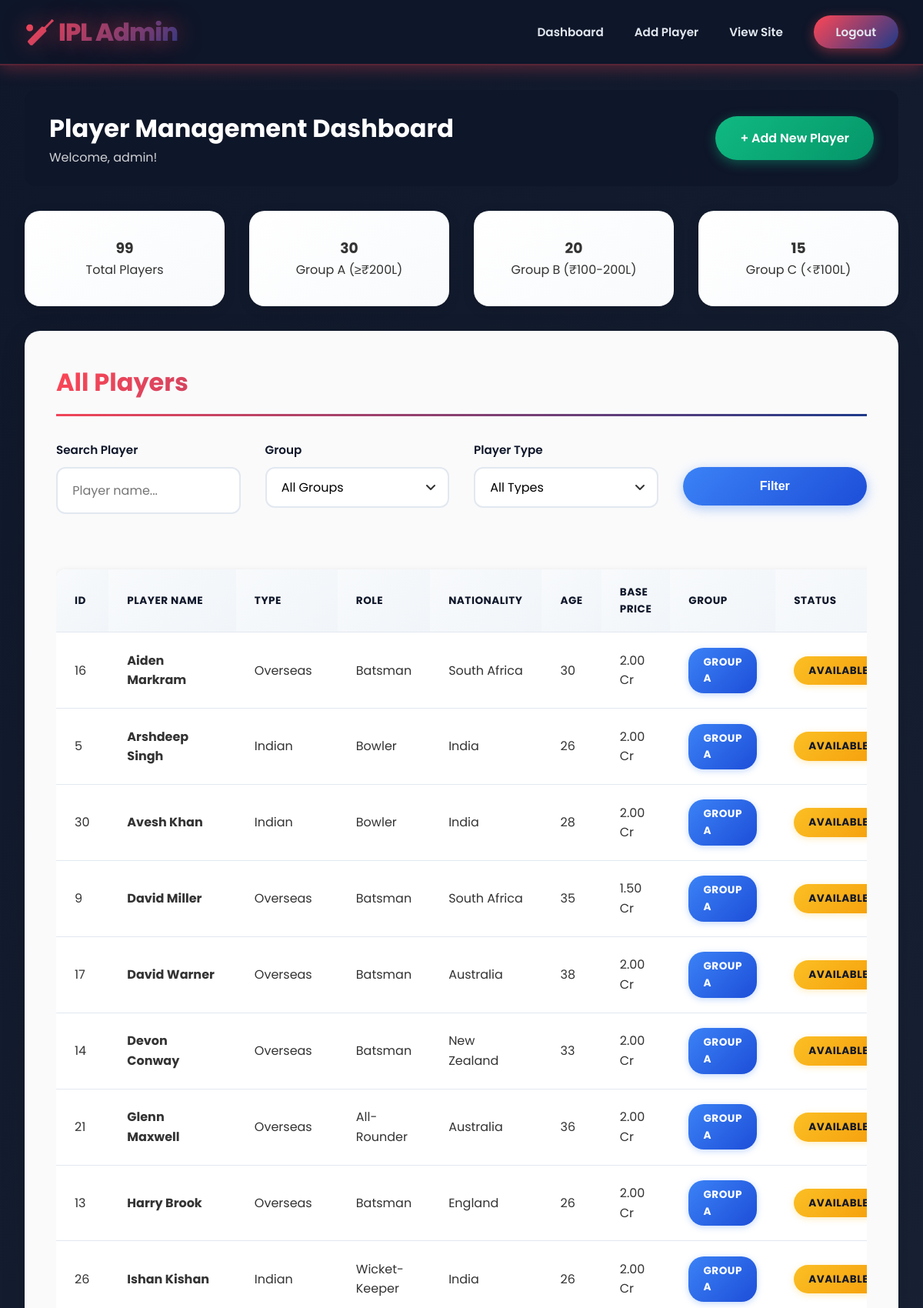
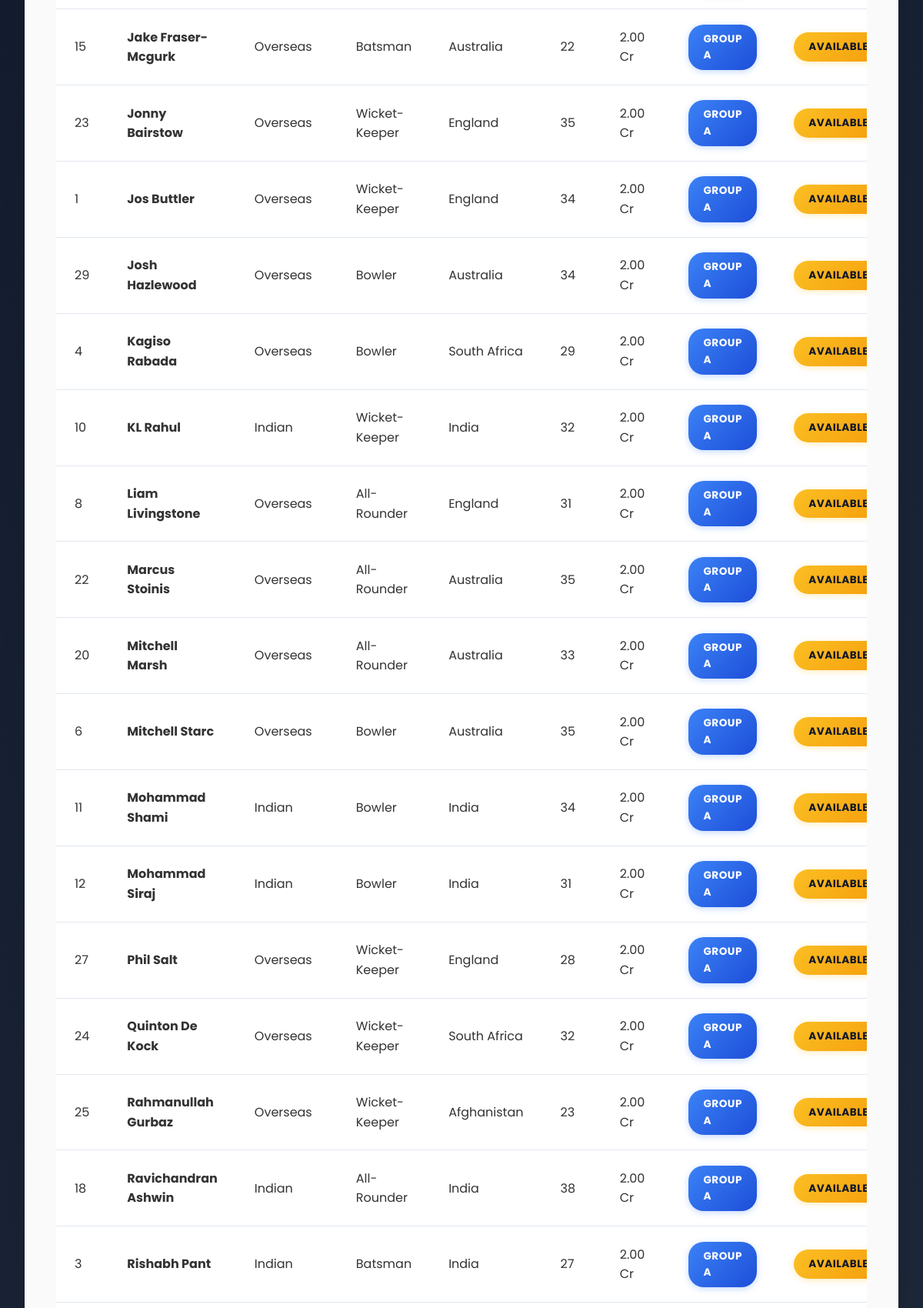
Screenshot of /admin/dashboard.php (signed in, upper part) with the database file from the repository (2 pictures, top to bottom).
### tables this page shows
CREATE TABLE players (
    player_id INT AUTO_INCREMENT PRIMARY KEY,
    player_name VARCHAR(100) NOT NULL,
    player_image VARCHAR(255),
    player_type ENUM('Indian', 'Indian Uncapped', 'Overseas', 'Overseas Uncapped') NOT NULL,
    player_role ENUM('Batsman', 'Bowler', 'All-Rounder', 'Wicket-Keeper') NOT NULL,
    base_price DECIMAL(15, 2) NOT NULL,
    auction_group ENUM('Marquee', 'A', 'B', 'C', 'D') NOT NULL,
    previous_team VARCHAR(100),
    nationality VARCHAR(50) NOT NULL,
    age INT,
    is_sold BOOLEAN DEFAULT FALSE,
    current_team_id INT,
    sold_price DECIMAL(15, 2),
    created_at TIMESTAMP DEFAULT CURRENT_TIMESTAMP,
    FOREIGN KEY (current_team_id) REFERENCES teams(team_id) ON DELETE SET NULL
);

### includes/player_functions.php (called while the page is built, shortened)
<?php
function formatCurrency($amount) {
    $crores = $amount / 10000000;
    return number_format($crores, 2) . ' Cr';
}
?>

### admin/dashboard.php (the view, shortened to what this page needs)
<?php
require_once '../includes/player_functions.php';
$search = $_GET['search'] ?? '';
$conn = getDBConnection();
$sql = "SELECT * FROM players WHERE 1=1";
$sql .= " ORDER BY auction_group, player_name";
$result = $conn->query($sql);
$players = [];
while ($row = $result->fetch_assoc()) {
    $players[] = $row;
}
$stats = [
    'total' => $conn->query("SELECT COUNT(*) as count FROM players")->fetch_assoc()['count'],
    'group_a' => $conn->query("SELECT COUNT(*) as count FROM players WHERE auction_group = 'A'")->fetch_assoc()['count'],
    'group_b' => $conn->query("SELECT COUNT(*) as count FROM players WHERE auction_group = 'B'")->fetch_assoc()['count'],
    'group_c' => $conn->query("SELECT COUNT(*) as count FROM players WHERE auction_group = 'C'")->fetch_assoc()['count'],
];
?>
<!DOCTYPE html>
<html lang="en">
<head>
    <link rel="stylesheet" href="../assets/css/style.css?v=2.0">
</head>
<body>
    <nav class="navbar">
        <div class="nav-container">
            <a href="dashboard.php" class="logo">🏏 IPL Admin</a>
            <ul class="nav-menu">
                <li><a href="dashboard.php">Dashboard</a></li>
                <li><a href="add_player.php">Add Player</a></li>
                <li><a href="../index.php">View Site</a></li>
                <li><a href="logout.php" class="nav-button">Logout</a></li>
            </ul>
        </div>
    </nav>
    <div class="container">
        <div class="admin-header">
            <div>
                <h1>Player Management Dashboard</h1>
                <p style="opacity: 0.8;">Welcome, <?php echo htmlspecialchars($_SESSION['admin_username']); ?>!</p>
            </div>
            <a href="add_player.php" class="btn btn-success">+ Add New Player</a>
        </div>
        <div class="grid grid-4" style="margin-bottom: 2rem;">
            <div class="team-card">
                <h3><?php echo $stats['total']; ?></h3>
                <p>Total Players</p>
            </div>
            <div class="team-card">
                <h3><?php echo $stats['group_a']; ?></h3>
                <p>Group A (≥₹200L)</p>
            </div>
            <div class="team-card">
                <h3><?php echo $stats['group_b']; ?></h3>
                <p>Group B (₹100-200L)</p>
            </div>
            <div class="team-card">
                <h3><?php echo $stats['group_c']; ?></h3>
                <p>Group C (<₹100L)</p>
            </div>
        </div>
        <div class="card">
            <div class="card-header">
                <h2>All Players</h2>
            </div>
            <form method="GET" style="margin-bottom: 2rem;">
                <div class="grid grid-4">
                    <div class="form-group">
                        <label>Search Player</label>
                        <input type="text" name="search" class="form-control" placeholder="Player name..." value="<?php echo htmlspecialchars($search); ?>">
                    </div>
                    <div class="form-group">
                        <label>Group</label>
                        <select name="group" class="form-control">
                            <option value="">All Groups</option>
                        </select>
                    </div>
                    <div class="form-group">
                        <label>Player Type</label>
                        <select name="type" class="form-control">
                            <option value="">All Types</option>
                        </select>
                    </div>
                    <div class="form-group">
                        <label>&nbsp;</label>
                        <button type="submit" class="btn btn-primary" style="width: 100%;">Filter</button>
                    </div>
                </div>
            </form>
            <div class="table-wrapper">
                <table class="table">
                    <thead>
                        <tr>
                            <th>ID</th>
                            <th>Player Name</th>
                            <th>Type</th>
                            <th>Role</th>
                            <th>Nationality</th>
                            <th>Age</th>
                            <th>Base Price</th>
                            <th>Group</th>
                            <th>Status</th>
                        </tr>
                    </thead>
                    <tbody>
                        <?php if (empty($players)): ?>
                            <tr>
                                <td colspan="10" style="text-align: center; padding: 2rem; color: #999;">
                                    No players found
                                </td>
                            </tr>
                        <?php else: ?>
                            <?php foreach ($players as $player): ?>
                                <tr>
                                    <td><?php echo $player['player_id']; ?></td>
                                    <td><strong><?php echo htmlspecialchars($player['player_name']); ?></strong></td>
                                    <td><?php echo $player['player_type']; ?></td>
                                    <td><?php echo $player['player_role']; ?></td>
                                    <td><?php echo $player['nationality']; ?></td>
                                    <td><?php echo $player['age']; ?></td>
                                    <td><?php echo formatCurrency($player['base_price']); ?></td>
                                    <td><span class="badge badge-info">Group <?php echo $player['auction_group']; ?></span></td>
                                    <td>
                                        <?php if ($player['is_sold']): ?>
                                            <span class="badge badge-success">SOLD</span>
                                        <?php else: ?>
                                            <span class="badge badge-warning">AVAILABLE</span>
                                        <?php endif; ?>
                                    </td>
                                </tr>
                            <?php endforeach; ?>
                        <?php endif; ?>
                    </tbody>
                </table>
            </div>
        </div>
    </div>
</body>
</html>

### admin/dashboard.php (style rules this page uses)
.admin-header { background: rgba(15, 23, 42, 0.95); color: white; padding: 1.5rem 2rem; margin-bottom: 2rem; border-radius: 15px; display: flex; justify-content: space-between; align-items: center; }
.table-wrapper { overflow-x: auto; }

### rows the page displays
players: player_id "16", player_name "Aiden Markram", player_type "Overseas", player_role "Batsman", nationality "South Africa", age "30", base_price "2.00 Cr", auction_group "A", is_sold "AVAILABLE"
players: player_id "5", player_name "Arshdeep Singh", player_type "Indian", player_role "Bowler", nationality "India", age "26", base_price "2.00 Cr", auction_group "A", is_sold "AVAILABLE"
players: player_id "30", player_name "Avesh Khan", player_type "Indian", player_role "Bowler", nationality "India", age "28", base_price "2.00 Cr", auction_group "A", is_sold "AVAILABLE"
players: player_id "9", player_name "David Miller", player_type "Overseas", player_role "Batsman", nationality "South Africa", age "35", base_price "1.50 Cr", auction_group "A", is_sold "AVAILABLE"
players: player_id "17", player_name "David Warner", player_type "Overseas", player_role "Batsman", nationality "Australia", age "38", base_price "2.00 Cr", auction_group "A", is_sold "AVAILABLE"
players: player_id "14", player_name "Devon Conway", player_type "Overseas", player_role "Batsman", nationality "New Zealand", age "33", base_price "2.00 Cr", auction_group "A", is_sold "AVAILABLE"
players: player_id "21", player_name "Glenn Maxwell", player_type "Overseas", player_role "All-Rounder", nationality "Australia", age "36", base_price "2.00 Cr", auction_group "A", is_sold "AVAILABLE"
players: player_id "13", player_name "Harry Brook", player_type "Overseas", player_role "Batsman", nationality "England", age "26", base_price "2.00 Cr", auction_group "A", is_sold "AVAILABLE"
players: player_id "26", player_name "Ishan Kishan", player_type "Indian", player_role "Wicket-Keeper", nationality "India", age "26", base_price "2.00 Cr", auction_group "A", is_sold "AVAILABLE"
players: player_id "15", player_name "Jake Fraser-Mcgurk", player_type "Overseas", player_role "Batsman", nationality "Australia", age "22", base_price "2.00 Cr", auction_group "A", is_sold "AVAILABLE"
players: player_id "23", player_name "Jonny Bairstow", player_type "Overseas", player_role "Wicket-Keeper", nationality "England", age "35", base_price "2.00 Cr", auction_group "A", is_sold "AVAILABLE"
players: player_id "1", player_name "Jos Buttler", player_type "Overseas", player_role "Wicket-Keeper", nationality "England", age "34", base_price "2.00 Cr", auction_group "A", is_sold "AVAILABLE"
players: player_id "29", player_name "Josh Hazlewood", player_type "Overseas", player_role "Bowler", nationality "Australia", age "34", base_price "2.00 Cr", auction_group "A", is_sold "AVAILABLE"
players: player_id "4", player_name "Kagiso Rabada", player_type "Overseas", player_role "Bowler", nationality "South Africa", age "29", base_price "2.00 Cr", auction_group "A", is_sold "AVAILABLE"
players: player_id "10", player_name "KL Rahul", player_type "Indian", player_role "Wicket-Keeper", nationality "India", age "32", base_price "2.00 Cr", auction_group "A", is_sold "AVAILABLE"
players: player_id "8", player_name "Liam Livingstone", player_type "Overseas", player_role "All-Rounder", nationality "England", age "31", base_price "2.00 Cr", auction_group "A", is_sold "AVAILABLE"
players: player_id "22", player_name "Marcus Stoinis", player_type "Overseas", player_role "All-Rounder", nationality "Australia", age "35", base_price "2.00 Cr", auction_group "A", is_sold "AVAILABLE"
players: player_id "20", player_name "Mitchell Marsh", player_type "Overseas", player_role "All-Rounder", nationality "Australia", age "33", base_price "2.00 Cr", auction_group "A", is_sold "AVAILABLE"
players: player_id "6", player_name "Mitchell Starc", player_type "Overseas", player_role "Bowler", nationality "Australia", age "35", base_price "2.00 Cr", auction_group "A", is_sold "AVAILABLE"
players: player_id "11", player_name "Mohammad Shami", player_type "Indian", player_role "Bowler", nationality "India", age "34", base_price "2.00 Cr", auction_group "A", is_sold "AVAILABLE"
players: player_id "12", player_name "Mohammad Siraj", player_type "Indian", player_role "Bowler", nationality "India", age "31", base_price "2.00 Cr", auction_group "A", is_sold "AVAILABLE"
players: player_id "27", player_name "Phil Salt", player_type "Overseas", player_role "Wicket-Keeper", nationality "England", age "28", base_price "2.00 Cr", auction_group "A", is_sold "AVAILABLE"
players: player_id "24", player_name "Quinton De Kock", player_type "Overseas", player_role "Wicket-Keeper", nationality "South Africa", age "32", base_price "2.00 Cr", auction_group "A", is_sold "AVAILABLE"
players: player_id "25", player_name "Rahmanullah Gurbaz", player_type "Overseas", player_role "Wicket-Keeper", nationality "Afghanistan", age "23", base_price "2.00 Cr", auction_group "A", is_sold "AVAILABLE"
players: player_id "18", player_name "Ravichandran Ashwin", player_type "Indian", player_role "All-Rounder", nationality "India", age "38", base_price "2.00 Cr", auction_group "A", is_sold "AVAILABLE"
players: player_id "3", player_name "Rishabh Pant", player_type "Indian", player_role "Batsman", nationality "India", age "27", base_price "2.00 Cr", auction_group "A", is_sold "AVAILABLE"

### other values shown
$_SESSION['admin_username'] "admin"
$stats['total'] "99"
$stats['group_a'] "30"
$stats['group_b'] "20"
$stats['group_c'] "15"
